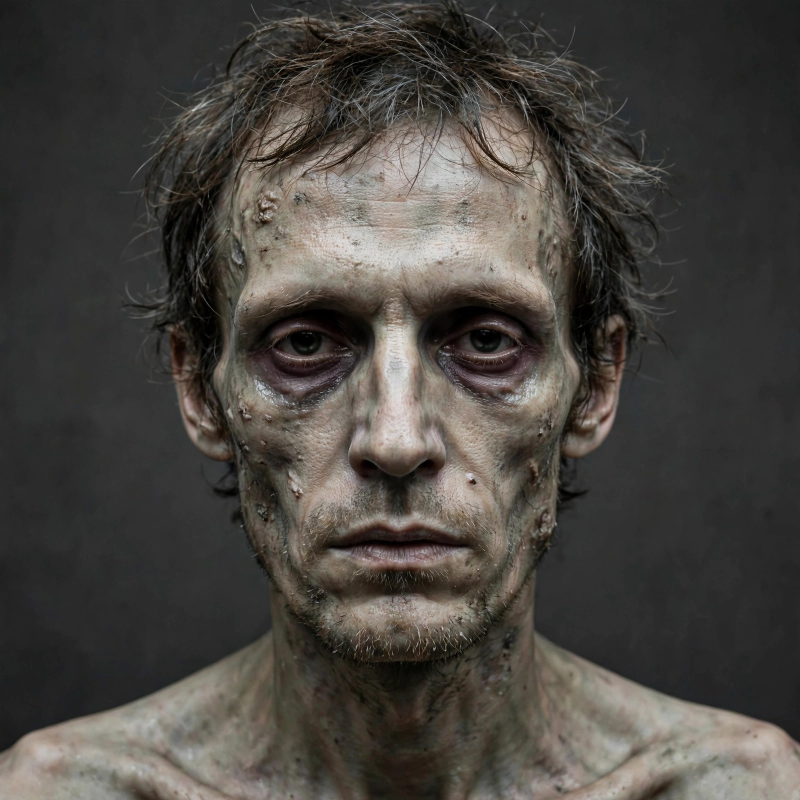
#> input picture assets/faces/media-generation-bombie-face-0-a0039a1d-4176-45e3-bf6f-b5b7a5ec8e2b.webp, 1600 x 1600 px, found by its file name (shown at 1/2 size); its folder holds 5 pictures in this run
$ python composite_wrap3.py
#> lines starting #> are read from the running program, lines starting #| are printed output that depends on the picture
"""Zombie wrap v3: front photo + neck-skin sides (mirror-tiled, no face
features) + keyed real-ear decals + hair/nape back. Veteran wrap kept
from v2 (already good)."""
from PIL import Image, ImageFilter
import os, math

BASE = os.path.expanduser("~/workspace/bombies-dead-zone/assets/faces")
W, H = 2048, 1024
TOP, BOT = 82, 800
PH = BOT - TOP
FEATHER = 48

def load(name):
    return Image.open(os.path.join(BASE, name)).convert("RGB")
#> returned value is the input picture: PIL image 1600x1600 RGB; mean R, G, B 72.9, 69.3, 64.7

def crop_frac(im, x0, y0, x1, y1):
    w, h = im.size
    return im.crop((int(w*x0), int(h*y0), int(w*x1), int(h*y1)))

def panel(im, box):
#> called with box = (0.12, 0.02, 0.88, 0.8)
    return crop_frac(im, *box).resize((512, PH), Image.LANCZOS)
#> returned value: PIL image 512x718 RGB

def mirror_tile(patch, w=512, h=PH):
    pw, ph = patch.size
    tile = Image.new("RGB", (w, h))
    x, col = 0, 0
    while x < w:
        y, row = 0, 0
        while y < h:
            p = patch
            if col % 2 == 1:
                p = p.transpose(Image.FLIP_LEFT_RIGHT)
            if row % 2 == 1:
                p = p.transpose(Image.FLIP_TOP_BOTTOM)
            tile.paste(p, (x, y))
            y += ph; row += 1
        x += pw; col += 1
    return tile.filter(ImageFilter.GaussianBlur(1.2))

def key_ear(crop_img, skin_tone, size=(120, 170)):
    """Remove photo-background grey (keyed to skin tone), return decal
    with soft elliptical alpha."""
    im = crop_img.resize(size, Image.LANCZOS)
    w, h = size
    # bg colour from corners
    px = im.load()
    corners = [px[2, 2], px[w-3, 2], px[2, h-3], px[w-3, h-3]]
    bg = tuple(sum(c[i] for c in corners) // 4 for i in range(3))
    out = Image.new("RGB", size, skin_tone)
    op = out.load()
    for y in range(h):
        for x in range(w):
            p = px[x, y]
            d = math.sqrt(sum((p[i] - bg[i]) ** 2 for i in range(3)))
            if d < 34:
                # background -> skin tone, keep luminance shading
                lum = (0.299*p[0] + 0.587*p[1] + 0.114*p[2]) / 255.0
                bl = (0.299*bg[0] + 0.587*bg[1] + 0.114*bg[2]) / 255.0
                f = lum / max(bl, 0.05)
                op[x, y] = tuple(max(0, min(255, int(skin_tone[i] * f))) for i in range(3))
            else:
                op[x, y] = p
    mask = Image.new("L", size, 0)
    md = mask.load()
    cx, cy = w / 2, h / 2
    for y in range(h):
        for x in range(w):
            nx, ny = (x - cx) / (w * 0.52), (y - cy) / (h * 0.52)
            r = math.sqrt(nx*nx + ny*ny)
            a = 255 if r <= 0.7 else max(0, int(255 * (1 - (r - 0.7) / 0.3)))
            md[x, y] = a
    mask = mask.filter(ImageFilter.GaussianBlur(4))
    return out, mask

Z = load("media-generation-bombie-face-0-a0039a1d-4176-45e3-bf6f-b5b7a5ec8e2b.webp")
z_front = panel(Z, (0.12, 0.02, 0.88, 0.80))
neck_patch = crop_frac(Z, 0.35, 0.83, 0.65, 0.93)
skin_tone = neck_patch.resize((1, 1)).getpixel((0, 0))
#> skin_tone = (52, 47, 38)
z_side = mirror_tile(neck_patch)
#> in mirror_tile, `tile = Image.new("RGB", (w, h))`: tile: PIL image 512x718 RGB; every value is 0
#> after the loop in mirror_tile, `while x < w:`:
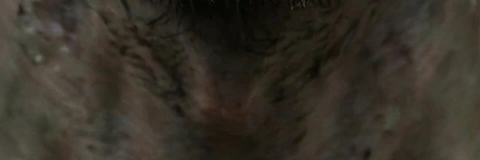
#> p: PIL image 480x160 RGB; mean R, G, B 54.3, 49, 39.8
#> after the loop in mirror_tile, `while x < w:`:
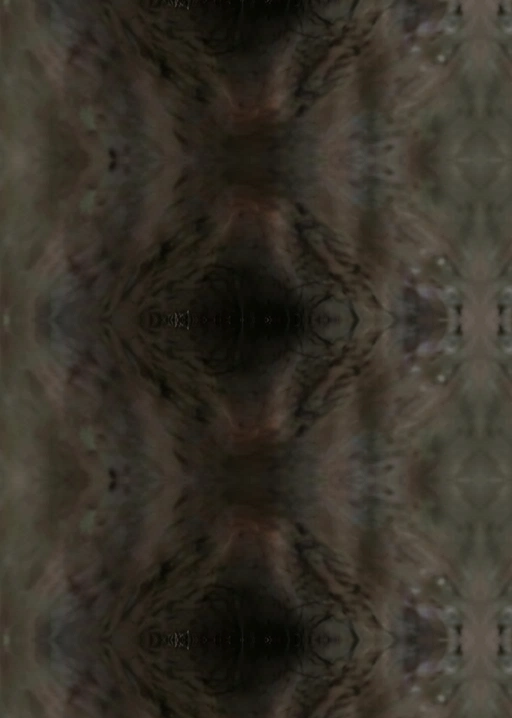
#> tile: PIL image 512x718 RGB; mean R, G, B 55.2, 50.1, 40.9
#> after the loop in mirror_tile, `while x < w:`: col = 2; x = 960
hair = crop_frac(Z, 0.30, 0.02, 0.70, 0.13).resize((512, 430), Image.LANCZOS)
nape = neck_patch.resize((512, 288), Image.LANCZOS)
z_back = Image.new("RGB", (512, PH))
z_back.paste(hair, (0, 0))
z_back.paste(nape, (0, 430))

ear_r_crop = crop_frac(Z, 0.185, 0.41, 0.265, 0.58)  # person's right ear
ear_l_crop = crop_frac(Z, 0.735, 0.41, 0.815, 0.58)  # person's left ear
#> in crop_frac (call 5), `return im.crop((int(w*x0), int(h*y0), int(w*x1), int(h*y1)))`:
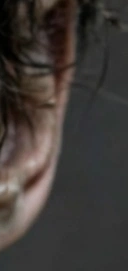
#> returned value: PIL image 128x271 RGB; mean R, G, B 63.7, 58.4, 55
ear_r, mask_r = key_ear(ear_r_crop, skin_tone)
#> in key_ear, `im = crop_img.resize(size, Image.LANCZOS)`:
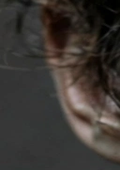
#> im: PIL image 120x170 RGB; mean R, G, B 59.8, 54.8, 50.9
#> in key_ear, `corners = [px[2, 2], px[w-3, 2], px[2, h-3], px[w-3, h-3]]`: corners = [(53, 53, 49), (1, 2, 0), (52, 54, 54), (50, 55, 54)]
#> in key_ear, `bg = tuple(sum(c[i] for c in corners) // 4 for i in range(3))`: bg = (39, 41, 39)
#> in key_ear, `mask = Image.new("L", size, 0)`: mask: PIL image 120x170 L; every value is 0
#> in key_ear, `mask = mask.filter(ImageFilter.GaussianBlur(4))`:
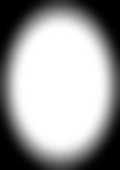
#> mask: PIL image 120x170 L; min 0, max 255, mean 157.5
ear_l, mask_l = key_ear(ear_l_crop, skin_tone)
#> call 2 of key_ear, with skin_tone = (52, 47, 38), size = (120, 170)
#> in key_ear (call 2), `im = crop_img.resize(size, Image.LANCZOS)`:
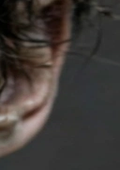
#> im: PIL image 120x170 RGB; mean R, G, B 63.7, 58.4, 55
#> in key_ear (call 2), `corners = [px[2, 2], px[w-3, 2], px[2, h-3], px[w-3, h-3]]`: corners = [(1, 1, 1), (50, 48, 46), (48, 52, 53), (49, 49, 49)]
#> in key_ear (call 2), `bg = tuple(sum(c[i] for c in corners) // 4 for i in range(3))`: bg = (37, 37, 37)

strips = {"front": z_front, "right": z_side, "left": z_side, "back": z_back}
canvas = Image.new("RGB", (W, H), skin_tone)
canvas.paste(z_side, (256, TOP))
canvas.paste(z_front, (768, TOP))
canvas.paste(z_side, (1280, TOP))
canvas.paste(z_back.crop((0, 0, 256, PH)), (1792, TOP))
canvas.paste(z_back.crop((256, 0, 512, PH)), (0, TOP))
def strip_px(name, x, y):
    py = y - TOP
    if name == "back":
        sx = (x - 1792) % 512
    elif name == "right":
        sx = x - 256
    elif name == "front":
        sx = x - 768
    else:
        sx = x - 1280
    return strips[name].getpixel((max(0, min(511, sx)), max(0, min(PH - 1, py))))
for bx, ln, rn in [(256, "back", "right"), (768, "right", "front"),
                   (1280, "front", "left"), (1792, "left", "back")]:
    for dx in range(-FEATHER // 2, FEATHER // 2):
        x = bx + dx
        if x < 0 or x >= W:
            continue
        a = (dx + FEATHER // 2) / FEATHER
        for y in range(TOP, BOT):
            lp = strip_px(ln, x, y)
            rp = strip_px(rn, x, y)
            canvas.putpixel((x, y), tuple(int(lp[i] * (1 - a) + rp[i] * a) for i in range(3)))
#> this loop made 4 passes
# Ear decals at side-panel centres, ear height y=524
canvas.paste(ear_r, (512 - 60, 524 - 85), mask_r)
canvas.paste(ear_l, (1536 - 60, 524 - 85), mask_l)
top_row = canvas.crop((0, TOP, W, TOP + 1))
canvas.paste(top_row.resize((W, TOP)), (0, 0))
bot_row = canvas.crop((0, BOT - 1, W, BOT))
canvas.paste(bot_row.resize((W, H - BOT)), (0, BOT))
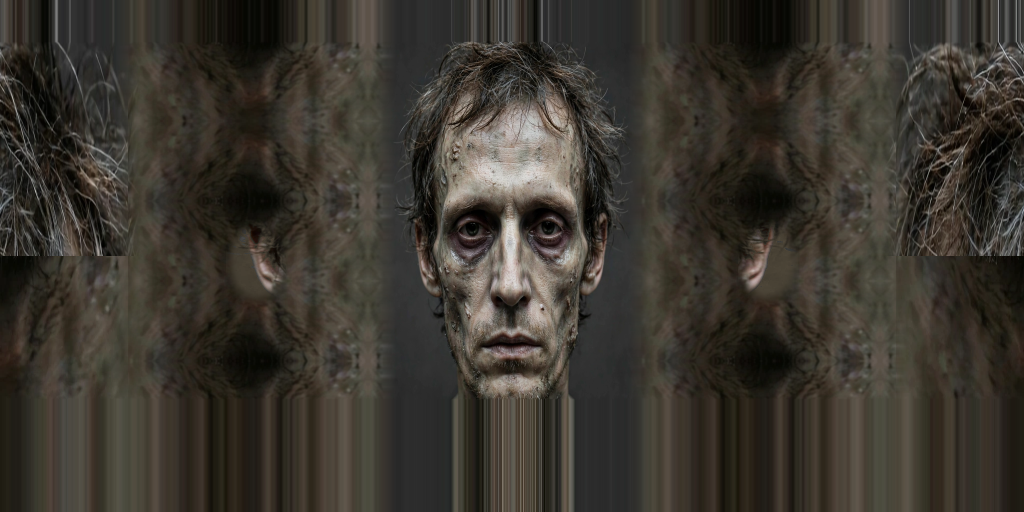
#> canvas: PIL image 2048x1024 RGB (shown at 1/2 size); mean R, G, B 59, 54.3, 46.7
canvas.save(os.path.join(BASE, "zombie-head-wrap.webp"), "WEBP", quality=92)
print("saved zombie-head-wrap.webp, skin tone", skin_tone)
#| saved zombie-head-wrap.webp, skin tone (52, 47, 38)
